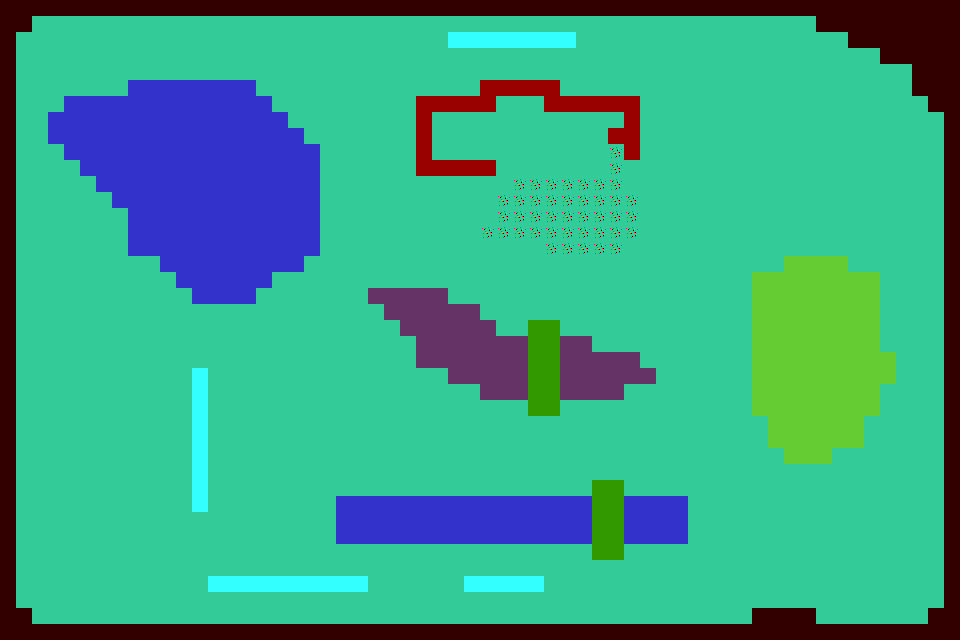

The image is a tile-based game level rendered from a .tmx file. Its description and complete source (layers, tilesets, objects, tile grids) follow:
An orthogonal 60x40 tile map with 16x16 px tiles, 1 tile layer (Tile Layer 1) and 2 objects (Fuel, Ammunition).

<map version="1.10" tiledversion="1.12.2" orientation="orthogonal" renderorder="right-down" width="60" height="40" tilewidth="16" tileheight="16" infinite="0" nextlayerid="5" nextobjectid="3">
 <tileset firstgid="1" source="arena_01.tsx" />
 <layer id="1" name="Tile Layer 1" width="60" height="40">
  <data encoding="csv">
80,80,80,80,80,80,80,80,80,80,80,80,80,80,80,80,80,80,80,80,80,80,80,80,80,80,80,80,80,80,80,80,80,80,80,80,80,80,80,80,80,80,80,80,80,80,80,80,80,80,80,80,80,80,80,80,80,80,80,80,
80,80,5,5,5,5,5,5,5,5,5,5,5,5,5,5,5,5,5,5,5,5,5,5,5,5,5,5,5,5,5,5,5,5,5,5,5,5,5,5,5,5,5,5,5,5,5,5,5,5,5,80,80,80,80,80,80,80,80,80,
80,5,5,5,5,5,5,5,5,5,5,5,5,5,5,5,5,5,5,5,5,5,5,5,5,5,5,5,76,76,76,76,76,76,76,76,5,5,5,5,5,5,5,5,5,5,5,5,5,5,5,5,5,80,80,80,80,80,80,80,
80,5,5,5,5,5,5,5,5,5,5,5,5,5,5,5,5,5,5,5,5,5,5,5,5,5,5,5,5,5,5,5,5,5,5,5,5,5,5,5,5,5,5,5,5,5,5,5,5,5,5,5,5,5,5,80,80,80,80,80,
80,5,5,5,5,5,5,5,5,5,5,5,5,5,5,5,5,5,5,5,5,5,5,5,5,5,5,5,5,5,5,5,5,5,5,5,5,5,5,5,5,5,5,5,5,5,5,5,5,5,5,5,5,5,5,5,5,80,80,80,
80,5,5,5,5,5,5,5,1,1,1,1,1,1,1,1,5,5,5,5,5,5,5,5,5,5,5,5,5,5,9,9,9,9,9,5,5,5,5,5,5,5,5,5,5,5,5,5,5,5,5,5,5,5,5,5,5,80,80,80,
80,5,5,5,1,1,1,1,1,1,1,1,1,1,1,1,1,5,5,5,5,5,5,5,5,5,9,9,9,9,9,5,5,5,9,9,9,9,9,9,5,5,5,5,5,5,5,5,5,5,5,5,5,5,5,5,5,5,80,80,
80,5,5,1,1,1,1,1,1,1,1,1,1,1,1,1,1,1,5,5,5,5,5,5,5,5,9,5,5,5,5,5,5,5,5,5,5,5,5,9,5,5,5,5,5,5,5,5,5,5,5,5,5,5,5,5,5,5,5,80,
80,5,5,1,1,1,1,1,1,1,1,1,1,1,1,1,1,1,1,5,5,5,5,5,5,5,9,5,5,5,5,5,5,5,5,5,5,5,9,9,5,5,5,5,5,5,5,5,5,5,5,5,5,5,5,5,5,5,5,80,
80,5,5,5,1,1,1,1,1,1,1,1,1,1,1,1,1,1,1,1,5,5,5,5,5,5,9,5,5,5,5,5,5,5,5,5,5,5,32,9,5,5,5,5,5,5,5,5,5,5,5,5,5,5,5,5,5,5,5,80,
80,5,5,5,5,1,1,1,1,1,1,1,1,1,1,1,1,1,1,1,5,5,5,5,5,5,9,9,9,9,9,5,5,5,5,5,5,5,32,5,5,5,5,5,5,5,5,5,5,5,5,5,5,5,5,5,5,5,5,80,
80,5,5,5,5,5,1,1,1,1,1,1,1,1,1,1,1,1,1,1,5,5,5,5,5,5,5,5,5,5,5,5,32,32,32,32,32,32,32,5,5,5,5,5,5,5,5,5,5,5,5,5,5,5,5,5,5,5,5,80,
80,5,5,5,5,5,5,1,1,1,1,1,1,1,1,1,1,1,1,1,5,5,5,5,5,5,5,5,5,5,5,32,32,32,32,32,32,32,32,32,5,5,5,5,5,5,5,5,5,5,5,5,5,5,5,5,5,5,5,80,
80,5,5,5,5,5,5,5,1,1,1,1,1,1,1,1,1,1,1,1,5,5,5,5,5,5,5,5,5,5,5,32,32,32,32,32,32,32,32,32,5,5,5,5,5,5,5,5,5,5,5,5,5,5,5,5,5,5,5,80,
80,5,5,5,5,5,5,5,1,1,1,1,1,1,1,1,1,1,1,1,5,5,5,5,5,5,5,5,5,5,32,32,32,32,32,32,32,32,32,32,5,5,5,5,5,5,5,5,5,5,5,5,5,5,5,5,5,5,5,80,
80,5,5,5,5,5,5,5,1,1,1,1,1,1,1,1,1,1,1,1,5,5,5,5,5,5,5,5,5,5,5,5,5,5,32,32,32,32,32,5,5,5,5,5,5,5,5,5,5,5,5,5,5,5,5,5,5,5,5,80,
80,5,5,5,5,5,5,5,5,5,1,1,1,1,1,1,1,1,1,5,5,5,5,5,5,5,5,5,5,5,5,5,5,5,5,5,5,5,5,5,5,5,5,5,5,5,5,5,5,17,17,17,17,5,5,5,5,5,5,80,
80,5,5,5,5,5,5,5,5,5,5,1,1,1,1,1,1,5,5,5,5,5,5,5,5,5,5,5,5,5,5,5,5,5,5,5,5,5,5,5,5,5,5,5,5,5,5,17,17,17,17,17,17,17,17,5,5,5,5,80,
80,5,5,5,5,5,5,5,5,5,5,5,1,1,1,1,5,5,5,5,5,5,5,13,13,13,13,13,5,5,5,5,5,5,5,5,5,5,5,5,5,5,5,5,5,5,5,17,17,17,17,17,17,17,17,5,5,5,5,80,
80,5,5,5,5,5,5,5,5,5,5,5,5,5,5,5,5,5,5,5,5,5,5,5,13,13,13,13,13,13,5,5,5,5,5,5,5,5,5,5,5,5,5,5,5,5,5,17,17,17,17,17,17,17,17,5,5,5,5,80,
80,5,5,5,5,5,5,5,5,5,5,5,5,5,5,5,5,5,5,5,5,5,5,5,5,13,13,13,13,13,13,5,5,21,21,5,5,5,5,5,5,5,5,5,5,5,5,17,17,17,17,17,17,17,17,5,5,5,5,80,
80,5,5,5,5,5,5,5,5,5,5,5,5,5,5,5,5,5,5,5,5,5,5,5,5,5,13,13,13,13,13,13,13,21,21,13,13,5,5,5,5,5,5,5,5,5,5,17,17,17,17,17,17,17,17,5,5,5,5,80,
80,5,5,5,5,5,5,5,5,5,5,5,5,5,5,5,5,5,5,5,5,5,5,5,5,5,13,13,13,13,13,13,13,21,21,13,13,13,13,13,5,5,5,5,5,5,5,17,17,17,17,17,17,17,17,17,5,5,5,80,
80,5,5,5,5,5,5,5,5,5,5,5,76,5,5,5,5,5,5,5,5,5,5,5,5,5,5,5,13,13,13,13,13,21,21,13,13,13,13,13,13,5,5,5,5,5,5,17,17,17,17,17,17,17,17,17,5,5,5,80,
80,5,5,5,5,5,5,5,5,5,5,5,76,5,5,5,5,5,5,5,5,5,5,5,5,5,5,5,5,5,13,13,13,21,21,13,13,13,13,5,5,5,5,5,5,5,5,17,17,17,17,17,17,17,17,5,5,5,5,80,
80,5,5,5,5,5,5,5,5,5,5,5,76,5,5,5,5,5,5,5,5,5,5,5,5,5,5,5,5,5,5,5,5,21,21,5,5,5,5,5,5,5,5,5,5,5,5,17,17,17,17,17,17,17,17,5,5,5,5,80,
80,5,5,5,5,5,5,5,5,5,5,5,76,5,5,5,5,5,5,5,5,5,5,5,5,5,5,5,5,5,5,5,5,5,5,5,5,5,5,5,5,5,5,5,5,5,5,5,17,17,17,17,17,17,5,5,5,5,5,80,
80,5,5,5,5,5,5,5,5,5,5,5,76,5,5,5,5,5,5,5,5,5,5,5,5,5,5,5,5,5,5,5,5,5,5,5,5,5,5,5,5,5,5,5,5,5,5,5,17,17,17,17,17,17,5,5,5,5,5,80,
80,5,5,5,5,5,5,5,5,5,5,5,76,5,5,5,5,5,5,5,5,5,5,5,5,5,5,5,5,5,5,5,5,5,5,5,5,5,5,5,5,5,5,5,5,5,5,5,5,17,17,17,5,5,5,5,5,5,5,80,
80,5,5,5,5,5,5,5,5,5,5,5,76,5,5,5,5,5,5,5,5,5,5,5,5,5,5,5,5,5,5,5,5,5,5,5,5,5,5,5,5,5,5,5,5,5,5,5,5,5,5,5,5,5,5,5,5,5,5,80,
80,5,5,5,5,5,5,5,5,5,5,5,76,5,5,5,5,5,5,5,5,5,5,5,5,5,5,5,5,5,5,5,5,5,5,5,5,21,21,5,5,5,5,5,5,5,5,5,5,5,5,5,5,5,5,5,5,5,5,80,
80,5,5,5,5,5,5,5,5,5,5,5,76,5,5,5,5,5,5,5,5,1,1,1,1,1,1,1,1,1,1,1,1,1,1,1,1,21,21,1,1,1,1,5,5,5,5,5,5,5,5,5,5,5,5,5,5,5,5,80,
80,5,5,5,5,5,5,5,5,5,5,5,5,5,5,5,5,5,5,5,5,1,1,1,1,1,1,1,1,1,1,1,1,1,1,1,1,21,21,1,1,1,1,5,5,5,5,5,5,5,5,5,5,5,5,5,5,5,5,80,
80,5,5,5,5,5,5,5,5,5,5,5,5,5,5,5,5,5,5,5,5,1,1,1,1,1,1,1,1,1,1,1,1,1,1,1,1,21,21,1,1,1,1,5,5,5,5,5,5,5,5,5,5,5,5,5,5,5,5,80,
80,5,5,5,5,5,5,5,5,5,5,5,5,5,5,5,5,5,5,5,5,5,5,5,5,5,5,5,5,5,5,5,5,5,5,5,5,21,21,5,5,5,5,5,5,5,5,5,5,5,5,5,5,5,5,5,5,5,5,80,
80,5,5,5,5,5,5,5,5,5,5,5,5,5,5,5,5,5,5,5,5,5,5,5,5,5,5,5,5,5,5,5,5,5,5,5,5,5,5,5,5,5,5,5,5,5,5,5,5,5,5,5,5,5,5,5,5,5,5,80,
80,5,5,5,5,5,5,5,5,5,5,5,5,76,76,76,76,76,76,76,76,76,76,5,5,5,5,5,5,76,76,76,76,76,5,5,5,5,5,5,5,5,5,5,5,5,5,5,5,5,5,5,5,5,5,5,5,5,5,80,
80,5,5,5,5,5,5,5,5,5,5,5,5,5,5,5,5,5,5,5,5,5,5,5,5,5,5,5,5,5,5,5,5,5,5,5,5,5,5,5,5,5,5,5,5,5,5,5,5,5,5,5,5,5,5,5,5,5,5,80,
80,80,5,5,5,5,5,5,5,5,5,5,5,5,5,5,5,5,5,5,5,5,5,5,5,5,5,5,5,5,5,5,5,5,5,5,5,5,5,5,5,5,5,5,5,5,5,80,80,80,80,5,5,5,5,5,5,5,80,80,
80,80,80,80,80,80,80,80,80,80,80,80,80,80,80,80,80,80,80,80,80,80,80,80,80,80,80,80,80,80,80,80,80,80,80,80,80,80,80,80,80,80,80,80,80,80,80,80,80,80,80,80,80,80,80,80,80,80,80,80
</data>
 </layer>
 <objectgroup id="4" name="Pickups">
  <object id="1" name="fuel1" type="Fuel" x="408" y="210">
   <point />
  </object>
  <object id="2" name="ammo1" type="Ammunition" x="327" y="370">
   <point />
  </object>
 </objectgroup>
</map>
